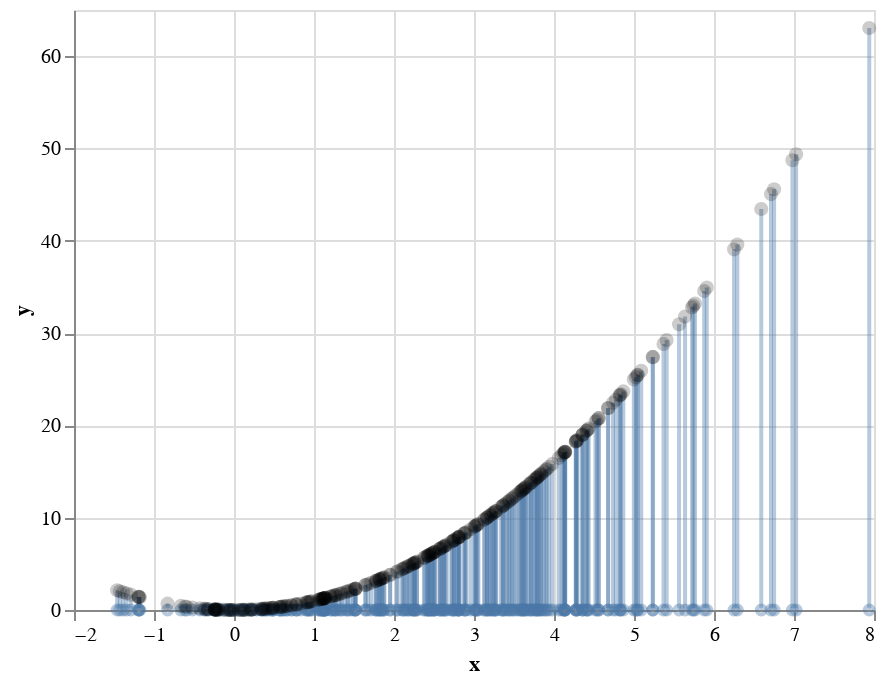

The notebook cell this image was saved under:
### Markdown cell above
If we remove the bars and plot $x_i^2$ for each datapoint $x_i$ as black dots, we have a line of black dots along the curve of $X^2$. I show each $x_i$ with a little black line leading to the corresponding value of $x_i^2$.

### Code cell
x = np.linspace(min(s), max(s), 1000)
y = [x_i ** 2 for x_i in x]
dt = make_altair_object(x, y)


x2 = alt.Chart(dt).mark_line(opacity=line_opacity, color="black").encode(
    x='x:Q',  # specify ordinal data
    y='y:Q',  # specify quantitative data
)

dt = make_altair_object(X=s, Y=[i ** 2 for i in s])

x2_points = alt.Chart(dt).mark_point(opacity=point_opacity, size=point_size, color="black", filled=True).encode(
    x='x:Q',  # specify ordinal data
    y='y:Q',  # specify quantitative data
)

x_points  + x2_points

guide_lies = []

for x, x_2 in zip(s, [i ** 2 for i in s]):
    Xs = [x, x]
    Ys = [0, x_2]
    dt = make_altair_object(X=Xs, Y=Ys)
    guide_lies.append(alt.Chart(dt).mark_line(opacity=.4).encode(
        x='x:Q',  # specify ordinal data
        y='y:Q',  # specify quantitative data
    ))

import functools

functools.reduce(lambda a,b : a+b,guide_lies + [x_points  + x2_points])
